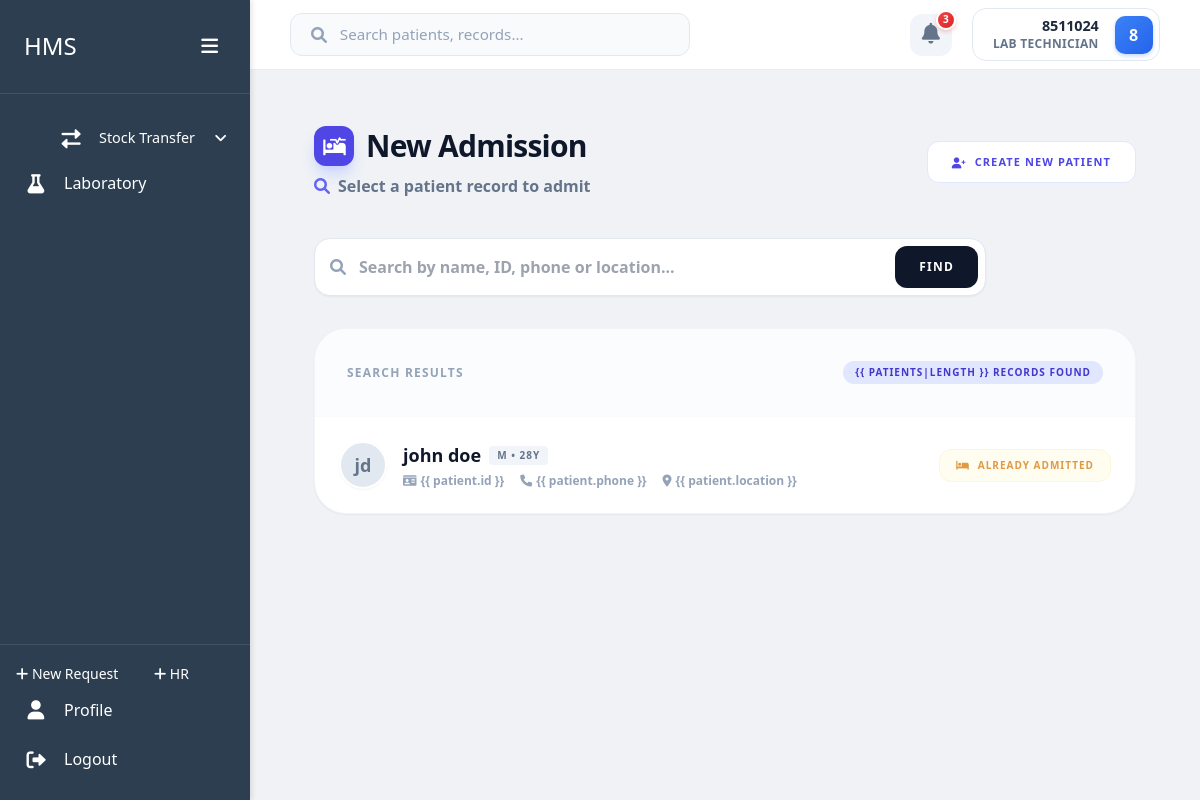
Page /inpatient/admit/new/ (signed in) on the earlier database version.
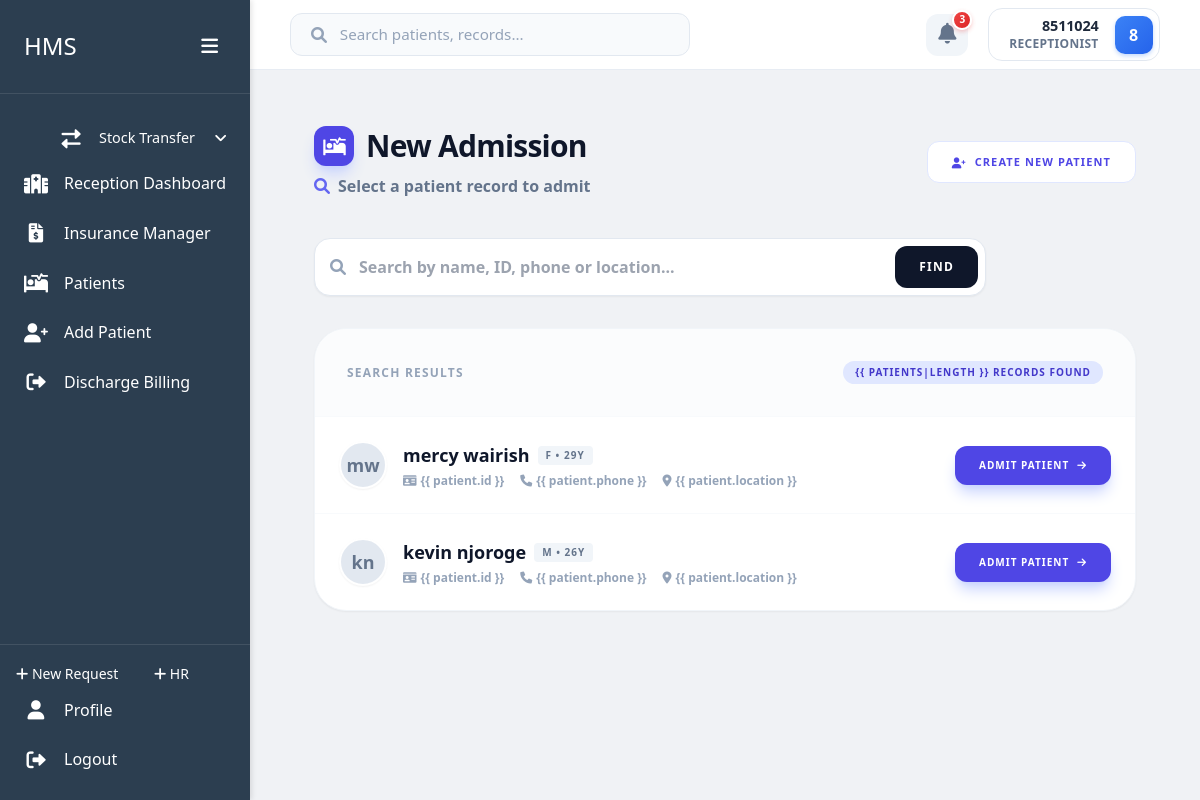
Same page on the later database version.
### users/models.py (models this page shows, shortened)
class User(AbstractBaseUser, PermissionsMixin):
    roles = [
        ('Admin', 'Admin'),
        ('Receptionist', 'Receptionist'),
        ('Doctor', 'Doctor'),
        ('Nurse', 'Nurse'),
        ('Pharmacist', 'Pharmacist'),
        ('Lab Technician', 'Lab Technician'),
        ('Accountant', 'Accountant'),
        ('Triage Nurse', 'Triage Nurse'),
        ('Radiographer', 'Radiographer'),
        ('Procurement Officer', 'Procurement Officer'),
        ('SHA Manager', 'SHA Manager'),
    ]
    id_number = models.CharField(max_length=20, unique=True)
    first_name = models.CharField(max_length=50, blank=True, null=True)
    last_name = models.CharField(max_length=50, blank=True, null=True)
    phone = models.CharField(max_length=15, blank=True, null=True)
    role = models.CharField(max_length=20, choices=roles)
    is_staff = models.BooleanField(default=False)
    is_active = models.BooleanField(default=True)
    date_joined = models.DateTimeField(default=timezone.now)
    USERNAME_FIELD = 'id_number'
    REQUIRED_FIELDS = []
    objects = CustomUserManager()
    @property
    def username(self):
        return f"{self.first_name} {self.last_name}".strip() if self.first_name or self.last_name else self.id_number
    def get_full_name(self):
        return self.username

### home/models.py (models this page shows, shortened)
class Patient(models.Model):
    GENDER_CHOICES = [
        ('M', 'Male'),
        ('F', 'Female'),
        ('O', 'Other'),
        ('N', 'Prefer not to say')
    ]
    first_name = models.CharField(max_length=100)
    last_name = models.CharField(max_length=100)
    id_number = models.CharField(max_length=20, unique=True, null=True, blank=True)
    date_of_birth = models.DateField()
    age = models.PositiveIntegerField(editable=False)  # Will be calculated automatically
    phone = models.CharField(max_length=15)
    location = models.CharField(max_length=200)
    gender = models.CharField(max_length=1, choices=GENDER_CHOICES)
    created_at = models.DateTimeField(auto_now_add=True)
    updated_at = models.DateTimeField(auto_now=True)
    created_by = models.ForeignKey('users.User', on_delete=models.SET_NULL, null=True, related_name='patients_created')
    @property
    def full_name(self):
        return f"{self.first_name} {self.last_name}"

### inpatient/views.py (the view)
# urls.py: path('admit/new/', views.admission_patient_list, name='new_admission'),
@login_required
def admission_patient_list(request):
    query = request.GET.get('search', '')
    if query:
        patients = Patient.objects.filter(
            Q(first_name__icontains=query) |
            Q(last_name__icontains=query) |
            Q(phone__icontains=query) |
            Q(id_number__icontains=query)
        ).order_by('-created_at')
    else:
        patients = Patient.objects.all().order_by('-created_at')[:20]  # Limit initial load
    for patient in patients:
        patient.is_admitted = Admission.objects.filter(patient=patient, status='Admitted').exists()
    return render(request, 'inpatient/admission_patient_list.html', {
        'patients': patients,
        'title': 'New Admission - Select Patient'
    })

### inpatient/templates/inpatient/admission_patient_list.html (shortened to what the changed rows need)
{% extends 'users/dashboard_base.html' %}
{% load static %}
{% block content %}
    <div class="px-8 py-6 max-w-[1400px] mx-auto">
        <div class="flex flex-col md:flex-row justify-between items-start md:items-center gap-6 mb-10">
            <div>
                <h1 class="text-3xl font-black text-slate-900 tracking-tight flex items-center gap-3">
                    <span class="w-10 h-10 rounded-xl bg-indigo-600 flex items-center justify-center text-white text-lg shadow-lg shadow-indigo-200">
                        <i class="fas fa-procedures"></i>
                    </span>
                    New Admission
                </h1>
            </div>
        </div>
        <div class="bg-white rounded-[32px] shadow-sm border border-slate-100 overflow-hidden">
            <div class="p-8 border-b border-slate-50 bg-slate-50/50 flex justify-between items-center">
                <h2 class="text-xs font-black text-slate-400 uppercase tracking-widest">Search Results</h2>
            </div>
            <div class="divide-y divide-slate-50">
                {% for patient in patients %}
                    <div class="p-6 hover:bg-indigo-50/30 transition-colors group">
                        <div class="flex flex-col md:flex-row md:items-center justify-between gap-6">
                            <div class="flex items-center gap-4">
                                <div class="w-12 h-12 rounded-full bg-slate-200 flex items-center justify-center text-slate-500 text-lg font-bold border-2 border-white shadow-sm">{{ patient.first_name|first }}{{ patient.last_name|first }}</div>
                                <div>
                                    <div class="flex items-center gap-2 mb-1">
                                        <h3 class="text-lg font-black text-slate-900">{{ patient.full_name }}</h3>
                                        <span class="px-2 py-0.5 bg-slate-100 text-slate-500 text-[10px] font-black rounded uppercase tracking-widest">{{ patient.gender }} • {{ patient.age }}Y</span>
                                    </div>
                                    <div class="flex items-center gap-4 text-xs font-bold text-slate-400">
                                        <span class="flex items-center gap-1"><i class="fas fa-id-card"></i> {{ patient.id
                                        }}</span>
                                        <span class="flex items-center gap-1"><i class="fas fa-phone"></i> {{ patient.phone
                                        }}</span>
                                        <span class="flex items-center gap-1"><i class="fas fa-map-marker-alt"></i> {{
                                        patient.location }}</span>
                                    </div>
                                </div>
                            </div>
                            <div>
                                {% if patient.is_admitted %}
                                    <span class="px-4 py-2 bg-amber-50 text-amber-600 rounded-xl text-[10px] font-black uppercase tracking-widest border border-amber-100 flex items-center gap-2 cursor-not-allowed opacity-75">
                                        <i class="fas fa-bed"></i> Already Admitted
                                    </span>
                                {% else %}
                                    <a href="{% url 'inpatient:admit_patient' patient.pk %}" class="px-6 py-3 bg-indigo-600 text-white rounded-xl text-[10px] font-black uppercase tracking-widest shadow-lg shadow-indigo-200 hover:bg-indigo-700 hover:-translate-y-0.5 transition-all flex items-center gap-2 group-hover:scale-105">
                                        Admit Patient <i class="fas fa-arrow-right"></i>
                                    </a>
                                {% endif %}
                            </div>
                        </div>
                    </div>
                {% endfor %}
            </div>
        </div>
    </div>
{% endblock %}

### users/templates/users/dashboard_base.html (shortened to what the changed rows need)
{% load static %}
<!DOCTYPE html>
<html lang="en">
    <head>
        <link rel="stylesheet" href="{% static 'users/css/dashboard.css' %}">
        <link rel="stylesheet" href="{% static 'users/vendor/fontawesome/css/all.min.css' %}">
        <link rel="stylesheet" href="{% static 'users/css/tailwind.css' %}">
    </head>
    <body>
        <div class="dashboard-container">
            <div class="sidebar" id="sidebar">
                <div class="sidebar-header">
                    <h2>HMS</h2>
                </div>
                <div class="sidebar-menu">
                    {% if user.role == 'Admin' or user.role == 'Receptionist' %}
                        <a href="{% url 'home:reception_dashboard' %}" class="menu-item {% if request.resolver_match.url_name == 'reception_dashboard' %}active{% endif %}">
                            <i class="fas fa-hospital"></i>
                            <span>Reception Dashboard</span>
                        </a>
                        <a href="{% url 'accounts:insurance_manager' %}" class="menu-item {% if request.resolver_match.url_name == 'insurance_manager' %}active{% endif %}">
                            <i class="fas fa-file-invoice-dollar"></i>
                            <span>Insurance Manager</span>
                        </a>
                        <a href="{% url 'home:patient_list' %}" class="menu-item {% if request.resolver_match.url_name == 'patient_list' %}active{% endif %}">
                            <i class="fas fa-procedures"></i>
                            <span>Patients</span>
                        </a>
                        <a href="{% url 'home:patient_create' %}" class="menu-item {% if request.resolver_match.url_name == 'patient_create' %}active{% endif %}">
                            <i class="fas fa-user-plus"></i>
                            <span>Add Patient</span>
                        </a>
                        <a href="{% url 'accounts:discharge_dashboard' %}" class="menu-item {% if request.resolver_match.url_name == 'discharge_dashboard' %}active{% endif %}">
                            <i class="fas fa-sign-out-alt"></i>
                            <span>Discharge Billing</span>
                        </a>
                    {% endif %}
                    {% if user.role == 'Radiographer' or user.role == 'Lab Technician' %}
                        <a href="{% url 'lab:radiology_dashboard' %}" class="menu-item {% if request.resolver_match.namespace == 'lab' %}active{% endif %}">
                            <i class="fas fa-flask"></i>
                            <span>Laboratory</span>
                        </a>
                    {% endif %}
                </div>
            </div>
            <div class="main-content" id="mainContent">
                <header class="top-bar">
                    <div class="user-nav">
                        <div class="user-profile-nav">
                            <div class="user-details">
                                <span class="user-id">{{ user.get_full_name }}</span>
                                <span class="user-role">{{ user.get_role_display }}</span>
                            </div>
                            <div class="user-avatar-sm">{{ user.get_full_name|slice:":1"|upper }}</div>
                        </div>
                    </div>
                </header>
                <main>
                    {% block content %}{% endblock %}
                </main>
            </div>
        </div>
    </body>
</html>

Differences in the rows shown:
removed Patient: first_name|first "j", last_name|first "d", full_name "john doe", gender "M", age "28", shows "ALREADY ADMITTED"
changed User: role "LAB TECHNICIAN" → "RECEPTIONIST"
added Patient: first_name|first "m", last_name|first "w", full_name "mercy wairish", gender "F", age "29", shows "ADMIT PATIENT"
added Patient: first_name|first "k", last_name|first "n", full_name "kevin njoroge", gender "M", age "26", shows "ADMIT PATIENT"
Other differences:
text no longer shown: "Laboratory"
text now shown: "Reception Dashboard Insurance Manager Patients Add Patient Discharge Billing"
